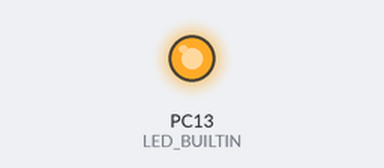
Bench run of a program on a simulated STM32 Blue Pill. On the bench: output pins drawn as LEDs (lit = HIGH).

Above: at 0.6 s.
At 2.25 s:
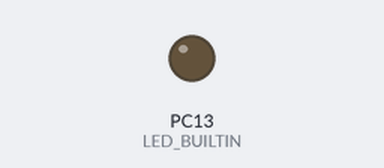
Timing chart, 0 to 3.0 s (numbered marks = the images above):
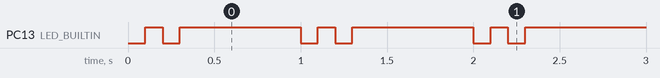

The program:

main.cpp
```cpp
/**
 * BluePill STM32F103 Blink — Arduino Framework
 *
 * Flashes PC13 at ~1 Hz (1 second period).
 * BluePill LED is active LOW (ON when pin = 0).
 *
 * Runs at 72 MHz (PLL from 8 MHz HSI).
 */

#include <Arduino.h>

// BluePill LED pin — directly on the PC13 pin (Port C, Pin 13)
// Arduino pin PC13 = digital pin 33 on generic STM32F103
#ifndef LED_BUILTIN
#define LED_BUILTIN PC13
#endif

void setup() {
    pinMode(LED_BUILTIN, OUTPUT);
}

void loop() {
    // Pulse 1 (Systole)
    digitalWrite(LED_BUILTIN, LOW);   // LED ON (active low)
    delay(100);
    digitalWrite(LED_BUILTIN, HIGH);  // LED OFF
    delay(100);

    // Pulse 2 (Diastole)
    digitalWrite(LED_BUILTIN, LOW);   // LED ON (active low)
    delay(100);
    digitalWrite(LED_BUILTIN, HIGH);  // LED OFF
    delay(700);  // Rest period before next heartbeat
}
```

Measured:
- by itself, PC13 (LED_BUILTIN): repeats every 1.0 s: LOW 0.10 s, HIGH 0.70 s, LOW 0.10 s, HIGH 0.10 s
